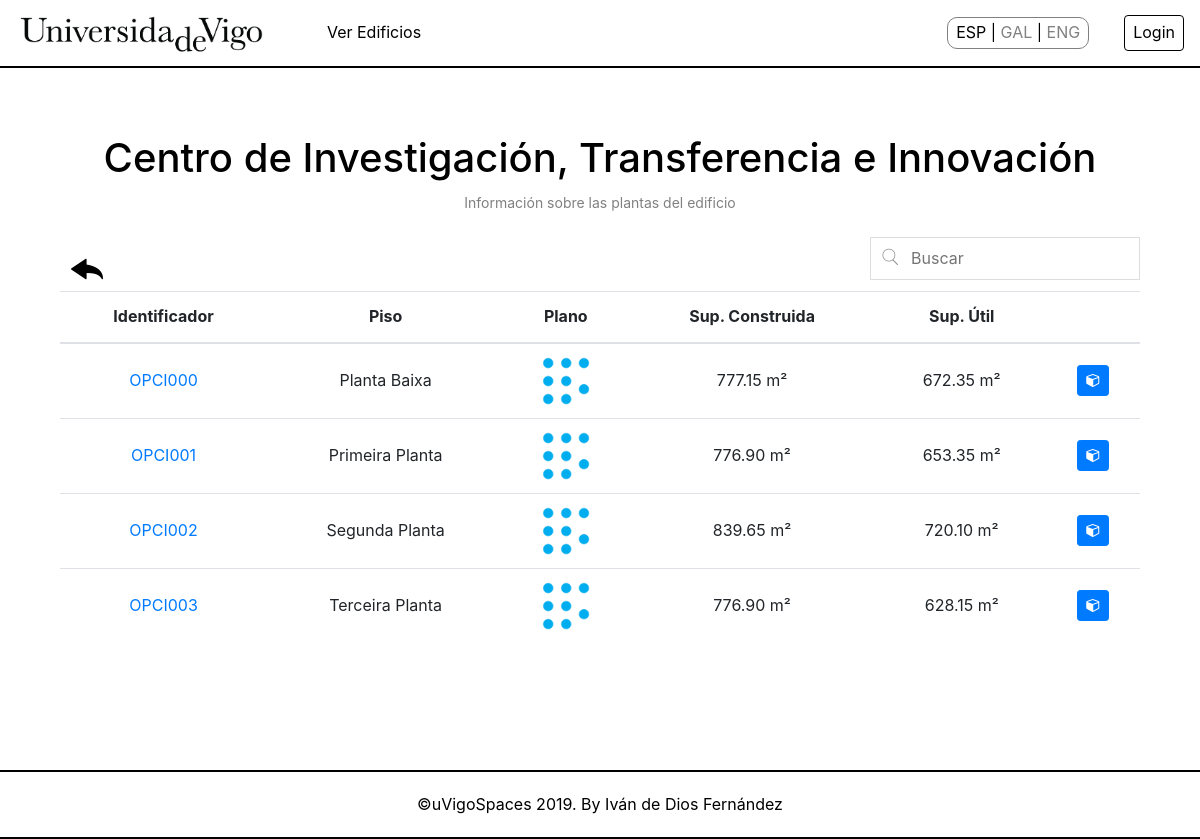
The app's page /controller/FLOOR_Controller.php?building=OPCI0 with its own data.
### tables this page shows
CREATE TABLE IF NOT EXISTS `SM_BUILDING` (
  `sm_idBuilding` char(5) NOT NULL,
  `sm_nameBuilding` varchar(225) NOT NULL,
  `sm_addressBuilding` varchar(225) DEFAULT NULL,
  `sm_phoneBuilding` int(9) DEFAULT NULL,
  PRIMARY KEY (`sm_idBuilding`)
);

CREATE TABLE IF NOT EXISTS `SM_FLOOR` (
  `sm_idBuilding` char(5) NOT NULL,
  `sm_idFloor` char(2) NOT NULL,
  `sm_nameFloor` varchar(25) NOT NULL,
  `sm_planFloor` varchar(500) DEFAULT '',
  `sm_builtSurfaceFloor` decimal(10,2) NOT NULL,
  `sm_surfaceUsefulFloor` decimal(10,2) NOT NULL,
  PRIMARY KEY (`sm_idFloor`,`sm_idBuilding`),
  KEY `idBuilding` (`sm_idBuilding`)
);

### model/BUILDING_Model.php (called while the page is built, shortened)
<?php
require_once("../core/ConnectionBD.php");
class BUILDING_Model {
	private $idBuilding;
	private $mysqli;
    public function __construct($idBuilding=NULL, $nameBuilding=NULL, $addressBuilding=NULL, $phoneBuilding=NULL)
    {
        $this->idBuilding =  $idBuilding;
        $this->mysqli = Connection::connectionBD();
    }
    public function getBuildingName() {
        $sql = "SELECT sm_nameBuilding FROM `SM_BUILDING` WHERE sm_idBuilding='$this->idBuilding'";
        $result = $this->mysqli->query($sql)->fetch_array();
        return $result['sm_nameBuilding'];
    }
}
?>

### core/ConnectionBD.php (called while the page is built, shortened)
<?php
class Connection {
    private static $dbhost = "127.0.0.1";
    private static $dbuser = "uvigoSpaces";
    private static $dbpass = "uvigoSpacesPass";
    private static $dbname = "uVigoSpaces";
    private static $dbcharset = "utf8";
    public static function connectionBD(){
        $mysqli = new mysqli(self::$dbhost, self::$dbuser, self::$dbpass, self::$dbname);
        $mysqli->set_charset(self::$dbcharset);
        return $mysqli;
    }
}
?>

### model/FLOOR_Model.php (called while the page is built, shortened)
<?php
require_once("../core/ConnectionBD.php");
require_once("../model/BUILDING_Model.php");
class FLOOR_Model {
    private $idBuilding;
	private $mysqli;
    public function __construct($idBuilding=NULL, $idFloor=NULL, $nameFloor=NULL, $planFloor=NULL, $builtSurfaceFloor=NULL, $surfaceUsefulFloor=NULL)
    {
        $this->idBuilding =  $idBuilding;
        $this->mysqli = Connection::connectionBD();
    }
    public function getAllFloors() {
        $sql = "SELECT * FROM `SM_FLOOR` WHERE sm_idBuilding = '$this->idBuilding'";
        if (!($resultado = $this->mysqli->query($sql))) {
            return 'Error in the query on the database';
        } else {
            $toret = array();
            $i = 0;
            while ($fila = $resultado->fetch_array()) {
                $toret[$i] = $fila;
                $i++;
            }
            return $toret;
        }
    }
}
?>

### view/FLOOR_SHOWALL_View.php (the view, shortened to what this page needs)
<?php
class FLOOR_SHOWALL{
    private $floors;
    private $buildingName;
    function __construct($floors, $buildingName) {
        $this->floors = $floors;
        $this->buildingName = $buildingName;
        $this->render();
    }
    function render() {
        include 'header.php';
        $listTitles = array('sm_idBuilding', 'sm_nameFloor', 'sm_planFloor', 'sm_builtSurfaceFloor', 'sm_surfaceUsefulFloor'); ?>
        <div class="container">
            <div class="row center-row">
                <div class="col-lg-12 center-block">
                    <div id="titleView">
                        <h1><?=$this->buildingName;?></h1>
                    </div>
                    <div id="subtitleView">
                        <?= $strings["Information about the building's floors"] ?>
                    </div>
                    <div id="pnlBoxSearch">
                        <a href="BUILDING_Controller.php"><img src="../view/img/iconback.png" alt="<?= $strings["Back"]?>" class="iconBack"></a>
                        <input type="text" id="searchBox" onkeyup="searchInTable()" placeholder="<?= $strings["Search"]?>">
                    </div>
                    <table id="dataTable" class="table text-center">
                        <thead>
                            <tr>
                                <?php foreach ($listTitles as $title): ?>
                                    <th scope="col"><?=$strings[$title]?></th>
                                <?php endforeach; ?>
                                    <th scope="col">
                                    </th>
                            </tr>
                        </thead>
                        <tbody>
                            <?php for ($j = 0; $j < count($this->floors); $j++): ?>
                                <tr>
                                    <?php foreach ($this->floors [$j] as $key => $value):
                                        for ($i = 0; $i < count($listTitles); $i++):
                                            if ($key === $listTitles[$i]): ?>
                                                <td>
                                                    <?php if ($key === 'sm_idBuilding'): ?>
                                                        <a title="<?= $strings['Show']?>" href='FLOOR_Controller.php?action=Show&building=<?= $this->floors[$j]['sm_idBuilding']?>&floor=<?= $this->floors[$j]['sm_idFloor']?>'> <?= $this->floors[$j]['sm_idBuilding'].$this->floors[$j]['sm_idFloor']?></a>
                                                    <?php elseif($key === 'sm_planFloor'): ?>
														<div id="loading-<?=$this->floors[$j]['sm_idFloor']?>">
															  <img id="loading-image" src="../view/img/glow.gif" width="50px" height="50px" alt="Loading..." />
														</div>
                                                    <?php elseif($key === 'sm_builtSurfaceFloor' || $key === 'sm_surfaceUsefulFloor'): ?>
                                                        <?=$value . ' m²'?>
                                                    <?php else:
                                                        echo $value;
                                                    endif; ?>
                                                </td>
                                            <?php endif;
                                        endfor;
                                    endforeach; ?>
                                    <td>
                                        <a href="SPACE_Controller.php?building=<?= $this->floors[$j]['sm_idBuilding']?>&floor=<?= $this->floors[$j]['sm_idFloor']?>">
                                            <span title="<?= $strings['Show Space']?>" class="btn btn-primary btn-sm fa fa-cube"></span>
                                        </a>
                                    </td>
                                </tr>
                            <?php endfor; ?>
                        </tbody>
                    </table>
                </div>
            </div>
        </div>
    <?php
        include 'footer.php';
    }
}
?>

### view/css/style.css (style rules this page uses)
body { font-family: -apple-system, BlinkMacSystemFont, "Segoe UI", Roboto, "Helvetica Neue", Arial, "Noto Sans", sans-serif, "Apple Color Emoji", "Segoe UI Emoji", "Segoe UI Symbol", "Noto Color Emoji"; font-weight: 400; line-height: 1.6em; color: #000; background-color: #FFF; }
.container { margin: auto; }
.center-row { margin-left: auto; margin-right: auto; }
.center-block { float: none; background-color: #FFF; margin-top: 3%; margin-bottom: 10%; margin-left: auto; margin-right: auto; border-radius: 5px; }
#titleView { margin: auto; margin-top: 3%; font-size: 32px; text-align: center; line-height: 100%; }
#subtitleView { margin:auto; font-size: 14px; text-align: center; color: grey; }
#pnlBoxSearch { margin-top: 2%; }
.iconBack { margin-left: 1%; margin-top: 1.5%; }
#searchBox { background: url('../img/searchicon.png') no-repeat scroll 7px 7px; padding-left:30px; width: 25%; font-size: 16px; padding: 8px 5px 8px 40px; border: 1px solid #ddd; float: right; margin-bottom: 1%; }
td { vertical-align: middle!important; }

### records on screen
sm_building: sm_nameBuilding "Centro de Investigación, Transferencia e Innovación"
sm_floor: sm_idBuilding "OPCI0", sm_idFloor "00", sm_nameFloor "Planta Baixa", sm_builtSurfaceFloor "777.15", sm_surfaceUsefulFloor "672.35"
sm_floor: sm_idBuilding "OPCI0", sm_idFloor "01", sm_nameFloor "Primeira Planta", sm_builtSurfaceFloor "776.90", sm_surfaceUsefulFloor "653.35"
sm_floor: sm_idBuilding "OPCI0", sm_idFloor "02", sm_nameFloor "Segunda Planta", sm_builtSurfaceFloor "839.65", sm_surfaceUsefulFloor "720.10"
sm_floor: sm_idBuilding "OPCI0", sm_idFloor "03", sm_nameFloor "Terceira Planta", sm_builtSurfaceFloor "776.90", sm_surfaceUsefulFloor "628.15"

### other values on screen
$strings['Show Buildings'] "Ver Edificios"
$strings['Login'] "Login"
$strings["Information about the building's floors"] "Información sobre las plantas del edificio"
$strings[$title] "Identificador"
$strings[$title] "Piso"
$strings[$title] "Plano"
$strings[$title] "Sup. Construida"
$strings[$title] "Sup. Útil"
